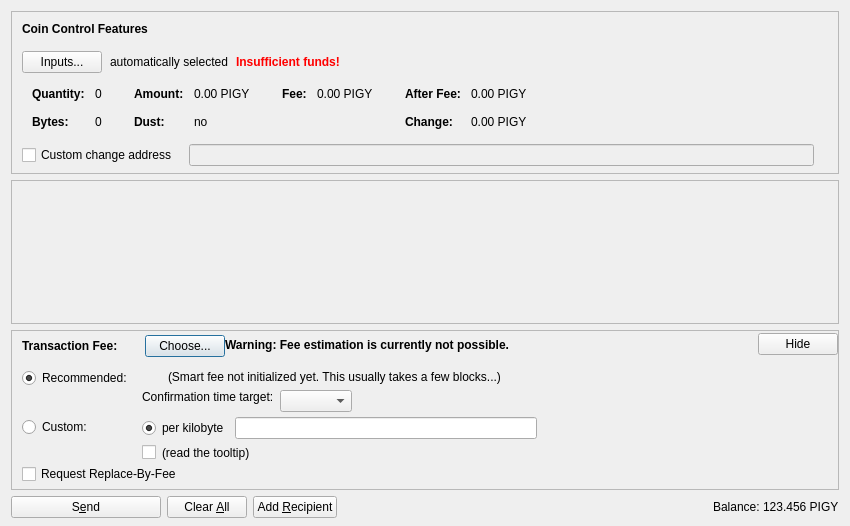
<?xml version="1.0" encoding="UTF-8"?>
<ui version="4.0">
 <class>SendCoinsDialog</class>
 <widget class="QDialog" name="SendCoinsDialog">
  <property name="geometry">
   <rect>
    <x>0</x>
    <y>0</y>
    <width>850</width>
    <height>526</height>
   </rect>
  </property>
  <property name="windowTitle">
   <string>Send Coins</string>
  </property>
  <layout class="QVBoxLayout" name="verticalLayout" stretch="0,1,0,0">
   <property name="bottomMargin">
    <number>8</number>
   </property>
   <item>
    <widget class="QFrame" name="frameCoinControl">
     <property name="sizePolicy">
      <sizepolicy hsizetype="Expanding" vsizetype="Expanding">
       <horstretch>0</horstretch>
       <verstretch>0</verstretch>
      </sizepolicy>
     </property>
     <property name="maximumSize">
      <size>
       <width>16777215</width>
       <height>16777215</height>
      </size>
     </property>
     <property name="frameShape">
      <enum>QFrame::StyledPanel</enum>
     </property>
     <property name="frameShadow">
      <enum>QFrame::Sunken</enum>
     </property>
     <layout class="QVBoxLayout" name="verticalLayoutCoinControl2">
      <property name="spacing">
       <number>0</number>
      </property>
      <property name="leftMargin">
       <number>0</number>
      </property>
      <property name="topMargin">
       <number>0</number>
      </property>
      <property name="rightMargin">
       <number>0</number>
      </property>
      <property name="bottomMargin">
       <number>6</number>
      </property>
      <item>
       <layout class="QVBoxLayout" name="verticalLayoutCoinControl" stretch="0,0,0,0,1">
        <property name="spacing">
         <number>0</number>
        </property>
        <property name="leftMargin">
         <number>10</number>
        </property>
        <property name="topMargin">
         <number>10</number>
        </property>
        <item>
         <layout class="QHBoxLayout" name="horizontalLayoutCoinControl1">
          <property name="bottomMargin">
           <number>15</number>
          </property>
          <item>
           <widget class="QLabel" name="labelCoinControlFeatures">
            <property name="sizePolicy">
             <sizepolicy hsizetype="Preferred" vsizetype="Maximum">
              <horstretch>0</horstretch>
              <verstretch>0</verstretch>
             </sizepolicy>
            </property>
            <property name="font">
             <font>
              <weight>75</weight>
              <bold>true</bold>
             </font>
            </property>
            <property name="styleSheet">
             <string notr="true">font-weight:bold;</string>
            </property>
            <property name="text">
             <string>Coin Control Features</string>
            </property>
           </widget>
          </item>
         </layout>
        </item>
        <item>
         <layout class="QHBoxLayout" name="horizontalLayoutCoinControl2" stretch="0,0,0,0">
          <property name="spacing">
           <number>8</number>
          </property>
          <property name="bottomMargin">
           <number>10</number>
          </property>
          <item>
           <widget class="QPushButton" name="pushButtonCoinControl">
            <property name="styleSheet">
             <string notr="true"/>
            </property>
            <property name="text">
             <string>Inputs...</string>
            </property>
            <property name="autoDefault">
             <bool>false</bool>
            </property>
           </widget>
          </item>
          <item>
           <widget class="QLabel" name="labelCoinControlAutomaticallySelected">
            <property name="text">
             <string>automatically selected</string>
            </property>
            <property name="margin">
             <number>5</number>
            </property>
           </widget>
          </item>
          <item>
           <widget class="QLabel" name="labelCoinControlInsuffFunds">
            <property name="font">
             <font>
              <weight>75</weight>
              <bold>true</bold>
             </font>
            </property>
            <property name="styleSheet">
             <string notr="true">color:red;font-weight:bold;</string>
            </property>
            <property name="text">
             <string>Insufficient funds!</string>
            </property>
            <property name="margin">
             <number>5</number>
            </property>
           </widget>
          </item>
          <item>
           <spacer name="horizontalSpacerCoinControl">
            <property name="orientation">
             <enum>Qt::Horizontal</enum>
            </property>
            <property name="sizeHint" stdset="0">
             <size>
              <width>40</width>
              <height>1</height>
             </size>
            </property>
           </spacer>
          </item>
         </layout>
        </item>
        <item>
         <widget class="QWidget" name="widgetCoinControl" native="true">
          <property name="sizePolicy">
           <sizepolicy hsizetype="Preferred" vsizetype="Preferred">
            <horstretch>0</horstretch>
            <verstretch>0</verstretch>
           </sizepolicy>
          </property>
          <property name="minimumSize">
           <size>
            <width>0</width>
            <height>0</height>
           </size>
          </property>
          <property name="styleSheet">
           <string notr="true"/>
          </property>
          <layout class="QHBoxLayout" name="horizontalLayoutCoinControl5">
           <property name="leftMargin">
            <number>0</number>
           </property>
           <property name="topMargin">
            <number>0</number>
           </property>
           <property name="rightMargin">
            <number>0</number>
           </property>
           <property name="bottomMargin">
            <number>0</number>
           </property>
           <item>
            <layout class="QHBoxLayout" name="horizontalLayoutCoinControl3" stretch="0,0,0,1">
             <property name="spacing">
              <number>20</number>
             </property>
             <property name="topMargin">
              <number>0</number>
             </property>
             <property name="bottomMargin">
              <number>10</number>
             </property>
             <item>
              <layout class="QFormLayout" name="formLayoutCoinControl1">
               <property name="horizontalSpacing">
                <number>10</number>
               </property>
               <property name="verticalSpacing">
                <number>14</number>
               </property>
               <property name="leftMargin">
                <number>10</number>
               </property>
               <property name="topMargin">
                <number>4</number>
               </property>
               <property name="rightMargin">
                <number>6</number>
               </property>
               <item row="0" column="0">
                <widget class="QLabel" name="labelCoinControlQuantityText">
                 <property name="font">
                  <font>
                   <weight>75</weight>
                   <bold>true</bold>
                  </font>
                 </property>
                 <property name="text">
                  <string>Quantity:</string>
                 </property>
                 <property name="margin">
                  <number>0</number>
                 </property>
                </widget>
               </item>
               <item row="0" column="1">
                <widget class="QLabel" name="labelCoinControlQuantity">
                 <property name="cursor">
                  <cursorShape>IBeamCursor</cursorShape>
                 </property>
                 <property name="contextMenuPolicy">
                  <enum>Qt::ActionsContextMenu</enum>
                 </property>
                 <property name="text">
                  <string notr="true">0</string>
                 </property>
                 <property name="margin">
                  <number>0</number>
                 </property>
                 <property name="textInteractionFlags">
                  <set>Qt::LinksAccessibleByMouse|Qt::TextSelectableByKeyboard|Qt::TextSelectableByMouse</set>
                 </property>
                </widget>
               </item>
               <item row="1" column="0">
                <widget class="QLabel" name="labelCoinControlBytesText">
                 <property name="font">
                  <font>
                   <weight>75</weight>
                   <bold>true</bold>
                  </font>
                 </property>
                 <property name="text">
                  <string>Bytes:</string>
                 </property>
                </widget>
               </item>
               <item row="1" column="1">
                <widget class="QLabel" name="labelCoinControlBytes">
                 <property name="cursor">
                  <cursorShape>IBeamCursor</cursorShape>
                 </property>
                 <property name="contextMenuPolicy">
                  <enum>Qt::ActionsContextMenu</enum>
                 </property>
                 <property name="text">
                  <string notr="true">0</string>
                 </property>
                 <property name="textInteractionFlags">
                  <set>Qt::LinksAccessibleByMouse|Qt::TextSelectableByKeyboard|Qt::TextSelectableByMouse</set>
                 </property>
                </widget>
               </item>
              </layout>
             </item>
             <item>
              <layout class="QFormLayout" name="formLayoutCoinControl2">
               <property name="horizontalSpacing">
                <number>10</number>
               </property>
               <property name="verticalSpacing">
                <number>14</number>
               </property>
               <property name="leftMargin">
                <number>6</number>
               </property>
               <property name="topMargin">
                <number>4</number>
               </property>
               <property name="rightMargin">
                <number>6</number>
               </property>
               <item row="0" column="0">
                <widget class="QLabel" name="labelCoinControlAmountText">
                 <property name="font">
                  <font>
                   <weight>75</weight>
                   <bold>true</bold>
                  </font>
                 </property>
                 <property name="text">
                  <string>Amount:</string>
                 </property>
                 <property name="margin">
                  <number>0</number>
                 </property>
                </widget>
               </item>
               <item row="0" column="1">
                <widget class="QLabel" name="labelCoinControlAmount">
                 <property name="cursor">
                  <cursorShape>IBeamCursor</cursorShape>
                 </property>
                 <property name="contextMenuPolicy">
                  <enum>Qt::ActionsContextMenu</enum>
                 </property>
                 <property name="text">
                  <string notr="true">0.00 PIGY</string>
                 </property>
                 <property name="textInteractionFlags">
                  <set>Qt::LinksAccessibleByMouse|Qt::TextSelectableByKeyboard|Qt::TextSelectableByMouse</set>
                 </property>
                </widget>
               </item>
               <item row="1" column="0">
                <widget class="QLabel" name="labelCoinControlLowOutputText">
                 <property name="font">
                  <font>
                   <weight>75</weight>
                   <bold>true</bold>
                  </font>
                 </property>
                 <property name="text">
                  <string>Dust:</string>
                 </property>
                </widget>
               </item>
               <item row="1" column="1">
                <widget class="QLabel" name="labelCoinControlLowOutput">
                 <property name="cursor">
                  <cursorShape>IBeamCursor</cursorShape>
                 </property>
                 <property name="contextMenuPolicy">
                  <enum>Qt::ActionsContextMenu</enum>
                 </property>
                 <property name="text">
                  <string notr="true">no</string>
                 </property>
                 <property name="textInteractionFlags">
                  <set>Qt::LinksAccessibleByMouse|Qt::TextSelectableByKeyboard|Qt::TextSelectableByMouse</set>
                 </property>
                </widget>
               </item>
              </layout>
             </item>
             <item>
              <layout class="QFormLayout" name="formLayoutCoinControl3">
               <property name="horizontalSpacing">
                <number>10</number>
               </property>
               <property name="verticalSpacing">
                <number>14</number>
               </property>
               <property name="leftMargin">
                <number>6</number>
               </property>
               <property name="topMargin">
                <number>4</number>
               </property>
               <property name="rightMargin">
                <number>6</number>
               </property>
               <item row="0" column="0">
                <widget class="QLabel" name="labelCoinControlFeeText">
                 <property name="font">
                  <font>
                   <weight>75</weight>
                   <bold>true</bold>
                  </font>
                 </property>
                 <property name="text">
                  <string>Fee:</string>
                 </property>
                 <property name="margin">
                  <number>0</number>
                 </property>
                </widget>
               </item>
               <item row="0" column="1">
                <widget class="QLabel" name="labelCoinControlFee">
                 <property name="cursor">
                  <cursorShape>IBeamCursor</cursorShape>
                 </property>
                 <property name="contextMenuPolicy">
                  <enum>Qt::ActionsContextMenu</enum>
                 </property>
                 <property name="text">
                  <string notr="true">0.00 PIGY</string>
                 </property>
                 <property name="textInteractionFlags">
                  <set>Qt::LinksAccessibleByMouse|Qt::TextSelectableByKeyboard|Qt::TextSelectableByMouse</set>
                 </property>
                </widget>
               </item>
              </layout>
             </item>
             <item>
              <layout class="QFormLayout" name="formLayoutCoinControl4">
               <property name="horizontalSpacing">
                <number>10</number>
               </property>
               <property name="verticalSpacing">
                <number>14</number>
               </property>
               <property name="leftMargin">
                <number>6</number>
               </property>
               <property name="topMargin">
                <number>4</number>
               </property>
               <property name="rightMargin">
                <number>6</number>
               </property>
               <item row="0" column="0">
                <widget class="QLabel" name="labelCoinControlAfterFeeText">
                 <property name="font">
                  <font>
                   <weight>75</weight>
                   <bold>true</bold>
                  </font>
                 </property>
                 <property name="text">
                  <string>After Fee:</string>
                 </property>
                 <property name="margin">
                  <number>0</number>
                 </property>
                </widget>
               </item>
               <item row="0" column="1">
                <widget class="QLabel" name="labelCoinControlAfterFee">
                 <property name="cursor">
                  <cursorShape>IBeamCursor</cursorShape>
                 </property>
                 <property name="contextMenuPolicy">
                  <enum>Qt::ActionsContextMenu</enum>
                 </property>
                 <property name="text">
                  <string notr="true">0.00 PIGY</string>
                 </property>
                 <property name="textInteractionFlags">
                  <set>Qt::LinksAccessibleByMouse|Qt::TextSelectableByKeyboard|Qt::TextSelectableByMouse</set>
                 </property>
                </widget>
               </item>
               <item row="1" column="0">
                <widget class="QLabel" name="labelCoinControlChangeText">
                 <property name="font">
                  <font>
                   <weight>75</weight>
                   <bold>true</bold>
                  </font>
                 </property>
                 <property name="text">
                  <string>Change:</string>
                 </property>
                </widget>
               </item>
               <item row="1" column="1">
                <widget class="QLabel" name="labelCoinControlChange">
                 <property name="cursor">
                  <cursorShape>IBeamCursor</cursorShape>
                 </property>
                 <property name="contextMenuPolicy">
                  <enum>Qt::ActionsContextMenu</enum>
                 </property>
                 <property name="text">
                  <string notr="true">0.00 PIGY</string>
                 </property>
                 <property name="textInteractionFlags">
                  <set>Qt::LinksAccessibleByMouse|Qt::TextSelectableByKeyboard|Qt::TextSelectableByMouse</set>
                 </property>
                </widget>
               </item>
              </layout>
             </item>
            </layout>
           </item>
          </layout>
         </widget>
        </item>
        <item>
         <layout class="QHBoxLayout" name="horizontalLayoutCoinControl4" stretch="0,0,0">
          <property name="spacing">
           <number>12</number>
          </property>
          <property name="sizeConstraint">
           <enum>QLayout::SetDefaultConstraint</enum>
          </property>
          <property name="topMargin">
           <number>5</number>
          </property>
          <property name="rightMargin">
           <number>5</number>
          </property>
          <item>
           <widget class="QCheckBox" name="checkBoxCoinControlChange">
            <property name="toolTip">
             <string>If this is activated, but the change address is empty or invalid, change will be sent to a newly generated address.</string>
            </property>
            <property name="text">
             <string>Custom change address</string>
            </property>
           </widget>
          </item>
          <item>
           <widget class="QValidatedLineEdit" name="lineEditCoinControlChange">
            <property name="enabled">
             <bool>false</bool>
            </property>
            <property name="sizePolicy">
             <sizepolicy hsizetype="Expanding" vsizetype="Fixed">
              <horstretch>0</horstretch>
              <verstretch>0</verstretch>
             </sizepolicy>
            </property>
           </widget>
          </item>
          <item>
           <widget class="QLabel" name="labelCoinControlChangeLabel">
            <property name="sizePolicy">
             <sizepolicy hsizetype="Preferred" vsizetype="Expanding">
              <horstretch>0</horstretch>
              <verstretch>0</verstretch>
             </sizepolicy>
            </property>
            <property name="minimumSize">
             <size>
              <width>0</width>
              <height>0</height>
             </size>
            </property>
            <property name="text">
             <string/>
            </property>
            <property name="margin">
             <number>3</number>
            </property>
           </widget>
          </item>
         </layout>
        </item>
        <item>
         <spacer name="verticalSpacerCoinControl">
          <property name="orientation">
           <enum>Qt::Vertical</enum>
          </property>
          <property name="sizeHint" stdset="0">
           <size>
            <width>800</width>
            <height>1</height>
           </size>
          </property>
         </spacer>
        </item>
       </layout>
      </item>
     </layout>
    </widget>
   </item>
   <item>
    <widget class="QScrollArea" name="scrollArea">
     <property name="widgetResizable">
      <bool>true</bool>
     </property>
     <widget class="QWidget" name="scrollAreaWidgetContents">
      <property name="geometry">
       <rect>
        <x>0</x>
        <y>0</y>
        <width>830</width>
        <height>104</height>
       </rect>
      </property>
      <layout class="QVBoxLayout" name="verticalLayout_2" stretch="0,1">
       <property name="leftMargin">
        <number>0</number>
       </property>
       <property name="topMargin">
        <number>0</number>
       </property>
       <property name="rightMargin">
        <number>0</number>
       </property>
       <property name="bottomMargin">
        <number>0</number>
       </property>
       <item>
        <layout class="QVBoxLayout" name="entries">
         <property name="spacing">
          <number>6</number>
         </property>
        </layout>
       </item>
       <item>
        <spacer name="verticalSpacer">
         <property name="orientation">
          <enum>Qt::Vertical</enum>
         </property>
         <property name="sizeHint" stdset="0">
          <size>
           <width>20</width>
           <height>40</height>
          </size>
         </property>
        </spacer>
       </item>
      </layout>
     </widget>
    </widget>
   </item>
   <item>
    <widget class="QFrame" name="frameFee">
     <property name="sizePolicy">
      <sizepolicy hsizetype="Expanding" vsizetype="Expanding">
       <horstretch>0</horstretch>
       <verstretch>0</verstretch>
      </sizepolicy>
     </property>
     <property name="maximumSize">
      <size>
       <width>16777215</width>
       <height>16777215</height>
      </size>
     </property>
     <property name="frameShape">
      <enum>QFrame::StyledPanel</enum>
     </property>
     <property name="frameShadow">
      <enum>QFrame::Sunken</enum>
     </property>
     <layout class="QVBoxLayout" name="verticalLayoutFee1">
      <property name="spacing">
       <number>0</number>
      </property>
      <property name="leftMargin">
       <number>0</number>
      </property>
      <property name="topMargin">
       <number>0</number>
      </property>
      <property name="rightMargin">
       <number>0</number>
      </property>
      <property name="bottomMargin">
       <number>0</number>
      </property>
      <item>
       <layout class="QVBoxLayout" name="verticalLayoutFee2" stretch="0,0,0">
        <property name="spacing">
         <number>0</number>
        </property>
        <property name="leftMargin">
         <number>10</number>
        </property>
        <property name="topMargin">
         <number>0</number>
        </property>
        <item>
         <layout class="QHBoxLayout" name="horizontalLayoutFee1">
          <property name="bottomMargin">
           <number>0</number>
          </property>
          <item>
           <layout class="QVBoxLayout" name="verticalLayoutFee7">
            <property name="spacing">
             <number>0</number>
            </property>
            <item>
             <spacer name="verticalSpacerSmartFee">
              <property name="orientation">
               <enum>Qt::Vertical</enum>
              </property>
              <property name="sizeType">
               <enum>QSizePolicy::Fixed</enum>
              </property>
              <property name="sizeHint" stdset="0">
               <size>
                <width>1</width>
                <height>4</height>
               </size>
              </property>
             </spacer>
            </item>
            <item>
             <layout class="QHBoxLayout" name="horizontalLayoutSmartFee">
              <property name="spacing">
               <number>10</number>
              </property>
              <item>
               <widget class="QLabel" name="labelFeeHeadline">
                <property name="sizePolicy">
                 <sizepolicy hsizetype="Preferred" vsizetype="Maximum">
                  <horstretch>0</horstretch>
                  <verstretch>0</verstretch>
                 </sizepolicy>
                </property>
                <property name="font">
                 <font>
                  <weight>75</weight>
                  <bold>true</bold>
                 </font>
                </property>
                <property name="styleSheet">
                 <string notr="true">font-weight:bold;</string>
                </property>
                <property name="text">
                 <string>Transaction Fee:</string>
                </property>
               </widget>
              </item>
              <item>
               <widget class="QLabel" name="labelFeeMinimized">
                <property name="text">
                 <string/>
                </property>
               </widget>
              </item>
              <item>
               <widget class="QPushButton" name="buttonChooseFee">
                <property name="text">
                 <string>Choose...</string>
                </property>
               </widget>
              </item>
             </layout>
            </item>
            <item>
             <spacer name="verticalSpacer_5">
              <property name="orientation">
               <enum>Qt::Vertical</enum>
              </property>
              <property name="sizeHint" stdset="0">
               <size>
                <width>1</width>
                <height>1</height>
               </size>
              </property>
             </spacer>
            </item>
           </layout>
          </item>
          <item>
           <widget class="QLabel" name="fallbackFeeWarningLabel">
            <property name="toolTip">
             <string>Using the fallbackfee can result in sending a transaction that will take several hours or days (or never) to confirm. Consider choosing your fee manually or wait until you have validated the complete chain.</string>
            </property>
            <property name="font">
            <font>
                <weight>75</weight>
                <bold>true</bold>
            </font>
            </property>
            <property name="text">
             <string>Warning: Fee estimation is currently not possible.</string>
            </property>
            <property name="wordWrap">
             <bool>false</bool>
            </property>
           </widget>
          </item>
          <item>
           <spacer name="horizontalSpacer_4">
            <property name="orientation">
             <enum>Qt::Horizontal</enum>
            </property>
            <property name="sizeType">
             <enum>QSizePolicy::MinimumExpanding</enum>
            </property>
            <property name="sizeHint" stdset="0">
             <size>
              <width>40</width>
              <height>20</height>
             </size>
            </property>
           </spacer>
          </item>
          <item>
           <widget class="QPushButton" name="buttonMinimizeFee">
            <property name="toolTip">
             <string>collapse fee-settings</string>
            </property>
            <property name="text">
             <string>Hide</string>
            </property>
           </widget>
          </item>
         </layout>
        </item>
        <item>
         <widget class="QFrame" name="frameFeeSelection">
          <layout class="QVBoxLayout" name="verticalLayoutFee12">
           <property name="spacing">
            <number>0</number>
           </property>
           <property name="leftMargin">
            <number>0</number>
           </property>
           <property name="topMargin">
            <number>0</number>
           </property>
           <property name="rightMargin">
            <number>0</number>
           </property>
           <property name="bottomMargin">
            <number>0</number>
           </property>
           <item>
            <layout class="QGridLayout" name="gridLayoutFee">
             <property name="topMargin">
              <number>10</number>
             </property>
             <property name="bottomMargin">
              <number>4</number>
             </property>
             <property name="horizontalSpacing">
              <number>10</number>
             </property>
             <property name="verticalSpacing">
              <number>4</number>
             </property>
             <item row="1" column="1">
              <layout class="QVBoxLayout" name="verticalLayoutFee8">
               <property name="spacing">
                <number>6</number>
               </property>
               <item>
                <layout class="QHBoxLayout" name="horizontalLayoutFee13">
                 <item>
                  <widget class="QRadioButton" name="radioCustomPerKilobyte">
                   <property name="toolTip">
                    <string>If the custom fee is set to 1000 satoshis and the transaction is only 250 bytes, then &quot;per kilobyte&quot; only pays 250 satoshis in fee, while &quot;total at least&quot; pays 1000 satoshis. For transactions bigger than a kilobyte both pay by kilobyte.</string>
                   </property>
                   <property name="text">
                    <string>per kilobyte</string>
                   </property>
                   <property name="checked">
                    <bool>true</bool>
                   </property>
                   <attribute name="buttonGroup">
                    <string notr="true">groupCustomFee</string>
                   </attribute>
                  </widget>
                 </item>
                 <item>
                  <widget class="BitcoinAmountField" name="customFee"/>
                 </item>
                 <item>
                  <spacer name="horizontalSpacer_6">
                   <property name="orientation">
                    <enum>Qt::Horizontal</enum>
                   </property>
                   <property name="sizeHint" stdset="0">
                    <size>
                     <width>1</width>
                     <height>1</height>
                    </size>
                   </property>
                  </spacer>
                 </item>
                </layout>
               </item>
               <item>
                <layout class="QHBoxLayout" name="horizontalLayoutFee8">
                 <item>
                  <widget class="QCheckBox" name="checkBoxMinimumFee">
                   <property name="toolTip">
                    <string>Paying only the minimum fee is just fine as long as there is less transaction volume than space in the blocks. But be aware that this can end up in a never confirming transaction once there is more demand for pigycoin transactions than the network can process.</string>
                   </property>
                   <property name="text">
                    <string/>
                   </property>
                  </widget>
                 </item>
                 <item>
                  <widget class="QLabel" name="labelMinFeeWarning">
                   <property name="enabled">
                    <bool>true</bool>
                   </property>
                   <property name="toolTip">
                    <string>Paying only the minimum fee is just fine as long as there is less transaction volume than space in the blocks. But be aware that this can end up in a never confirming transaction once there is more demand for pigycoin transactions than the network can process.</string>
                   </property>
                   <property name="text">
                    <string>(read the tooltip)</string>
                   </property>
                   <property name="margin">
                    <number>5</number>
                   </property>
                  </widget>
                 </item>
                 <item>
                  <spacer name="horizontalSpacer_2">
                   <property name="orientation">
                    <enum>Qt::Horizontal</enum>
                   </property>
                   <property name="sizeHint" stdset="0">
                    <size>
                     <width>1</width>
                     <height>1</height>
                    </size>
                   </property>
                  </spacer>
                 </item>
                </layout>
               </item>
              </layout>
             </item>
             <item row="0" column="0">
              <layout class="QVBoxLayout" name="verticalLayoutFee4" stretch="0,1">
               <item>
                <widget class="QRadioButton" name="radioSmartFee">
                 <property name="text">
                  <string>Recommended:</string>
                 </property>
                 <property name="checked">
                  <bool>true</bool>
                 </property>
                 <attribute name="buttonGroup">
                  <string notr="true">groupFee</string>
                 </attribute>
                </widget>
               </item>
               <item>
                <spacer name="verticalSpacer_2">
                 <property name="orientation">
                  <enum>Qt::Vertical</enum>
                 </property>
                 <property name="sizeHint" stdset="0">
                  <size>
                   <width>1</width>
                   <height>1</height>
                  </size>
                 </property>
                </spacer>
               </item>
              </layout>
             </item>
             <item row="1" column="0">
              <layout class="QVBoxLayout" name="verticalLayoutFee9" stretch="0,1">
               <item>
                <widget class="QRadioButton" name="radioCustomFee">
                 <property name="text">
                  <string>Custom:</string>
                 </property>
                 <attribute name="buttonGroup">
                  <string notr="true">groupFee</string>
                 </attribute>
                </widget>
               </item>
               <item>
                <spacer name="verticalSpacer_6">
                 <property name="orientation">
                  <enum>Qt::Vertical</enum>
                 </property>
                 <property name="sizeHint" stdset="0">
                  <size>
                   <width>1</width>
                   <height>1</height>
                  </size>
                 </property>
                </spacer>
               </item>
              </layout>
             </item>
             <item row="0" column="1">
              <layout class="QVBoxLayout" name="verticalLayoutFee3" stretch="0,0,1">
               <property name="spacing">
                <number>6</number>
               </property>
               <property name="topMargin">
                <number>2</number>
               </property>
               <item>
                <layout class="QHBoxLayout" name="horizontalLayoutFee12">
                 <item>
                  <widget class="QLabel" name="labelSmartFee">
                   <property name="text">
                    <string/>
                   </property>
                   <property name="margin">
                    <number>2</number>
                   </property>
                  </widget>
                 </item>
                 <item>
                  <widget class="QLabel" name="labelFeeEstimation">
                   <property name="text">
                    <string/>
                   </property>
                  </widget>
                 </item>
                 <item>
                  <widget class="QLabel" name="labelSmartFee2">
                   <property name="text">
                    <string>(Smart fee not initialized yet. This usually takes a few blocks...)</string>
                   </property>
                   <property name="margin">
                    <number>2</number>
                   </property>
                  </widget>
                 </item>
                 <item>
                  <spacer name="horizontalSpacer_5">
                   <property name="orientation">
                    <enum>Qt::Horizontal</enum>
                   </property>
                   <property name="sizeHint" stdset="0">
                    <size>
                     <width>1</width>
                     <height>1</height>
                    </size>
                   </property>
                  </spacer>
                 </item>
                </layout>
               </item>
               <item>
                <layout class="QHBoxLayout" name="horizontalLayoutFee9">
                 <item>
                  <layout class="QVBoxLayout" name="verticalLayoutFee6">
                   <item>
                    <widget class="QLabel" name="labelSmartFee3">
                     <property name="text">
                      <string>Confirmation time target:</string>
                     </property>
                     <property name="margin">
                      <number>2</number>
                     </property>
                    </widget>
                   </item>
                   <item>
                    <spacer name="verticalSpacer_3">
                     <property name="orientation">
                      <enum>Qt::Vertical</enum>
                     </property>
                     <property name="sizeHint" stdset="0">
                      <size>
                       <width>1</width>
                       <height>1</height>
                      </size>
                     </property>
                    </spacer>
                   </item>
                  </layout>
                 </item>
                 <item>
                  <layout class="QVBoxLayout" name="verticalLayoutFee5">
                   <property name="rightMargin">
                    <number>30</number>
                   </property>
                   <item>
                    <layout class="QHBoxLayout" name="horizontalLayoutConfTarget">
                     <property name="bottomMargin">
                      <number>0</number>
                     </property>
                     <item>
                      <widget class="QComboBox" name="confTargetSelector"/>
                     </item>
                     <item>
                      <spacer name="horizontalSpacerConfTarget">
                       <property name="orientation">
                        <enum>Qt::Horizontal</enum>
                       </property>
                       <property name="sizeHint" stdset="0">
                        <size>
                         <width>40</width>
                         <height>20</height>
                        </size>
                       </property>
                      </spacer>
                     </item>
                    </layout>
                   </item>
                  </layout>
                 </item>
                </layout>
               </item>
               <item>
                <spacer name="verticalSpacer_4">
                 <property name="orientation">
                  <enum>Qt::Vertical</enum>
                 </property>
                 <property name="sizeHint" stdset="0">
                  <size>
                   <width>1</width>
                   <height>1</height>
                  </size>
                 </property>
                </spacer>
               </item>
              </layout>
             </item>
            </layout>
           </item>
           <item>
            <widget class="QCheckBox" name="optInRBF">
             <property name="text">
              <string>Request Replace-By-Fee</string>
             </property>
             <property name="toolTip">
              <string>Indicates that the sender may wish to replace this transaction with a new one paying higher fees (prior to being confirmed).</string>
             </property>
            </widget>
           </item>
          </layout>
         </widget>
        </item>
        <item>
         <spacer name="verticalSpacerFee">
          <property name="orientation">
           <enum>Qt::Vertical</enum>
          </property>
          <property name="sizeHint" stdset="0">
           <size>
            <width>40</width>
            <height>5</height>
           </size>
          </property>
         </spacer>
        </item>
       </layout>
      </item>
     </layout>
    </widget>
   </item>
   <item>
    <layout class="QHBoxLayout" name="horizontalLayout">
     <item>
      <widget class="QPushButton" name="sendButton">
       <property name="minimumSize">
        <size>
         <width>150</width>
         <height>0</height>
        </size>
       </property>
       <property name="toolTip">
        <string>Confirm the send action</string>
       </property>
       <property name="text">
        <string>S&amp;end</string>
       </property>
       <property name="icon">
        <iconset resource="../bitcoin.qrc">
         <normaloff>:/icons/send</normaloff>:/icons/send</iconset>
       </property>
       <property name="autoDefault">
        <bool>false</bool>
       </property>
       <property name="default">
        <bool>false</bool>
       </property>
      </widget>
     </item>
     <item>
      <widget class="QPushButton" name="clearButton">
       <property name="sizePolicy">
        <sizepolicy hsizetype="Minimum" vsizetype="Fixed">
         <horstretch>0</horstretch>
         <verstretch>0</verstretch>
        </sizepolicy>
       </property>
       <property name="toolTip">
        <string>Clear all fields of the form.</string>
       </property>
       <property name="text">
        <string>Clear &amp;All</string>
       </property>
       <property name="icon">
        <iconset resource="../bitcoin.qrc">
         <normaloff>:/icons/remove</normaloff>:/icons/remove</iconset>
       </property>
       <property name="autoDefault">
        <bool>false</bool>
       </property>
      </widget>
     </item>
     <item>
      <widget class="QPushButton" name="addButton">
       <property name="toolTip">
        <string>Send to multiple recipients at once</string>
       </property>
       <property name="text">
        <string>Add &amp;Recipient</string>
       </property>
       <property name="icon">
        <iconset resource="../bitcoin.qrc">
         <normaloff>:/icons/add</normaloff>:/icons/add</iconset>
       </property>
       <property name="autoDefault">
        <bool>false</bool>
       </property>
      </widget>
     </item>
     <item>
      <spacer name="horizontalSpacer">
       <property name="orientation">
        <enum>Qt::Horizontal</enum>
       </property>
       <property name="sizeHint" stdset="0">
        <size>
         <width>40</width>
         <height>20</height>
        </size>
       </property>
      </spacer>
     </item>
     <item>
      <layout class="QHBoxLayout" name="horizontalLayout_2">
       <property name="spacing">
        <number>3</number>
       </property>
       <item>
        <widget class="QLabel" name="label">
         <property name="sizePolicy">
          <sizepolicy hsizetype="Preferred" vsizetype="Fixed">
           <horstretch>0</horstretch>
           <verstretch>0</verstretch>
          </sizepolicy>
         </property>
         <property name="text">
          <string>Balance:</string>
         </property>
        </widget>
       </item>
       <item>
        <widget class="QLabel" name="labelBalance">
         <property name="sizePolicy">
          <sizepolicy hsizetype="Preferred" vsizetype="Fixed">
           <horstretch>0</horstretch>
           <verstretch>0</verstretch>
          </sizepolicy>
         </property>
         <property name="cursor">
          <cursorShape>IBeamCursor</cursorShape>
         </property>
         <property name="text">
          <string notr="true">123.456 PIGY</string>
         </property>
         <property name="textInteractionFlags">
          <set>Qt::LinksAccessibleByMouse|Qt::TextSelectableByKeyboard|Qt::TextSelectableByMouse</set>
         </property>
        </widget>
       </item>
      </layout>
     </item>
    </layout>
   </item>
  </layout>
 </widget>
 <customwidgets>
  <customwidget>
   <class>QValidatedLineEdit</class>
   <extends>QLineEdit</extends>
   <header>qvalidatedlineedit.h</header>
  </customwidget>
  <customwidget>
   <class>BitcoinAmountField</class>
   <extends>QLineEdit</extends>
   <header>bitcoinamountfield.h</header>
   <container>1</container>
  </customwidget>
 </customwidgets>
 <resources>
  <include location="../bitcoin.qrc"/>
 </resources>
 <connections/>
 <buttongroups>
  <buttongroup name="groupFee"/>
  <buttongroup name="groupCustomFee"/>
 </buttongroups>
</ui>
